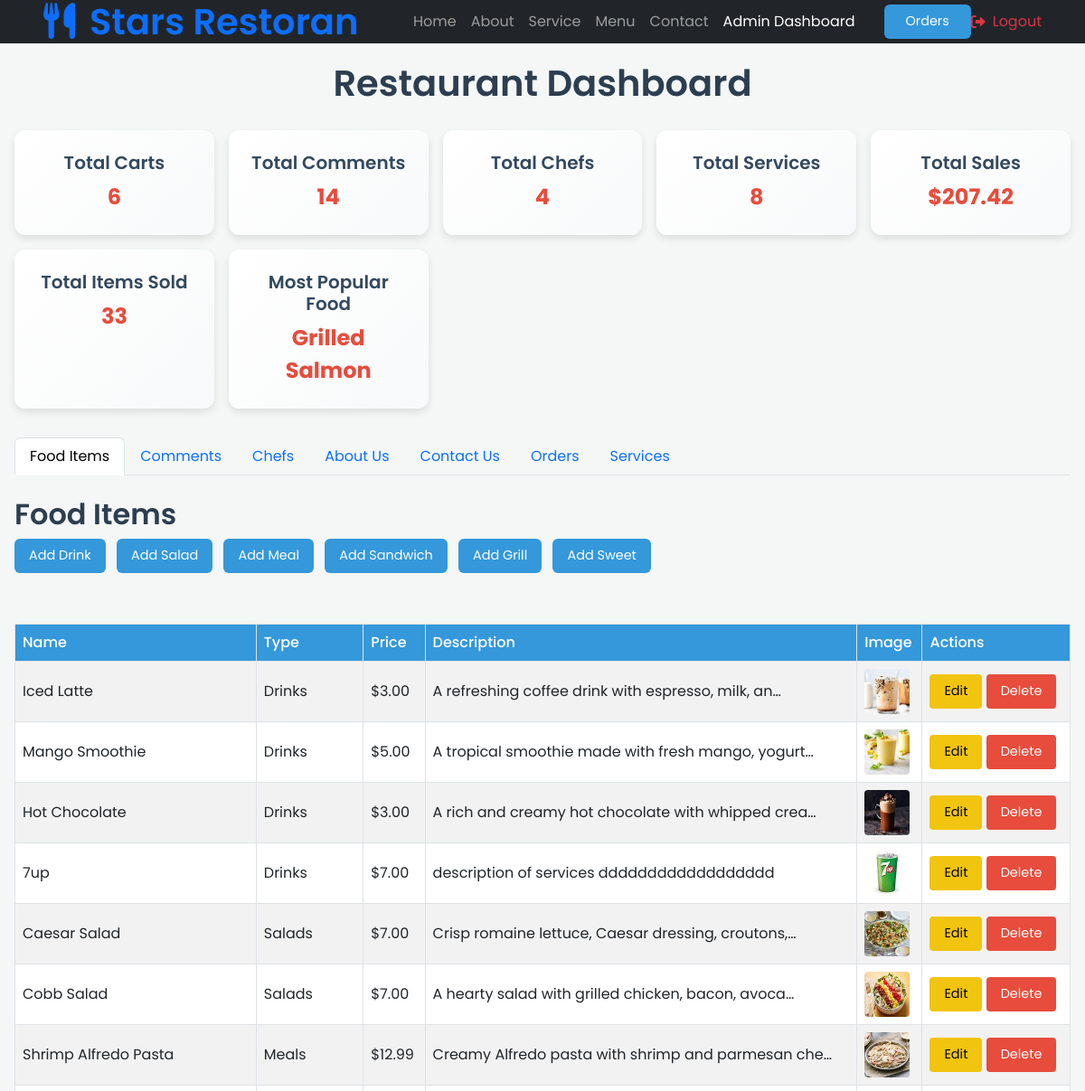
Before: /dashboard/ (signed in, upper part) with the older database file.
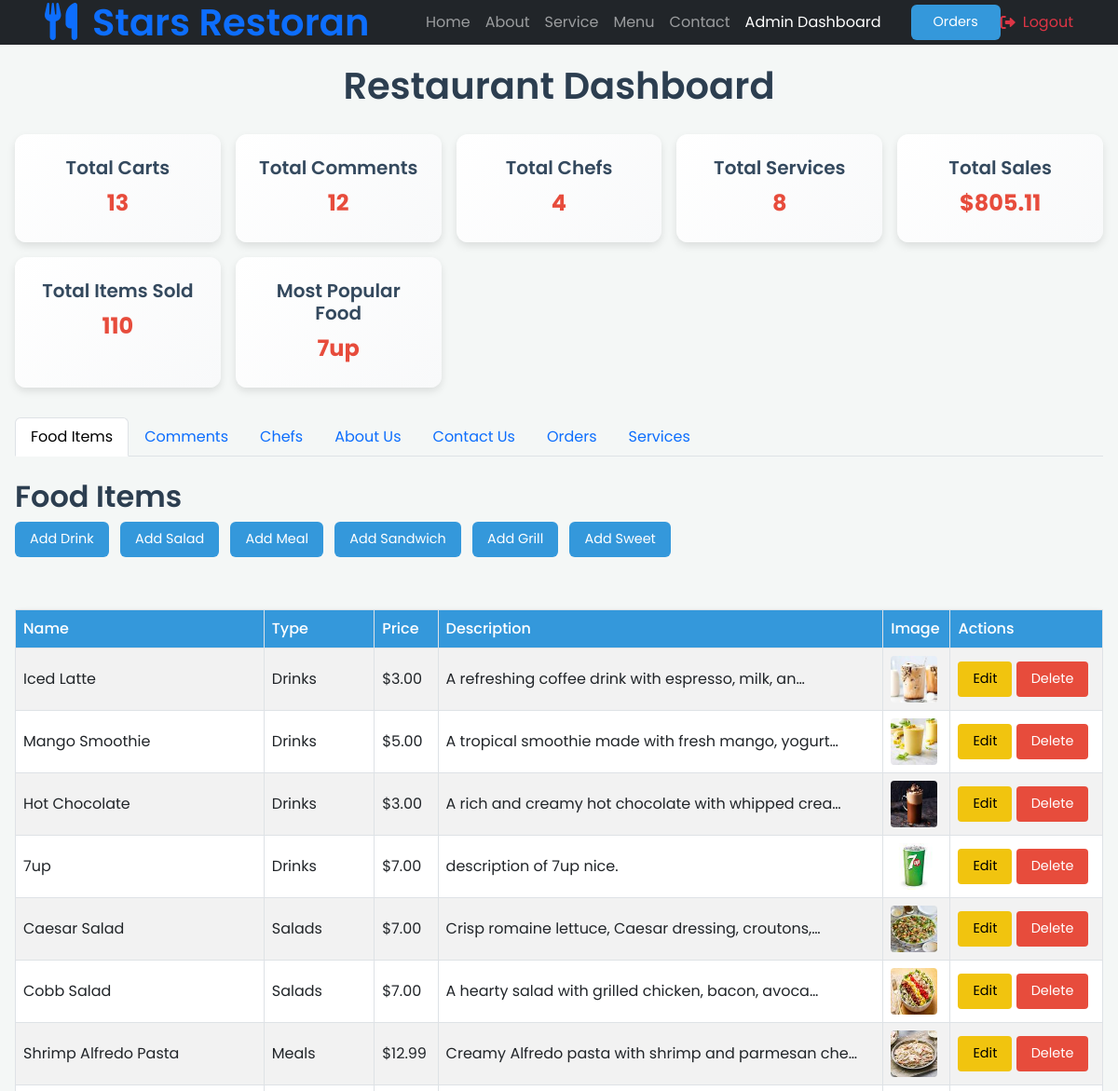
After: the same page with the newer database file.
### restaurant_app/models.py (models this page shows, shortened)
class Food(models.Model):
    name = models.CharField(max_length=255,blank=False,default='food')
    price = models.DecimalField(max_digits=6, decimal_places=2,default=0.0)
    image = models.ImageField(upload_to=upload_to_dynamic,default='defa/defa.png')
    description = models.CharField(max_length=255,blank=False,default='description')
    class Meta:
        abstract = True
    def get_class_name(self):
        return self.__class__.__name__  # Returns the model name as a string

class Grills(Food):
        def __str__(self):
         return f"{self.name}"

class SizePriceMixin(models.Model):
    class Size(models.TextChoices):
        SMALL = 'SM', 'Small'
        MEDIUM = 'ME', 'Medium'
        LARGE = 'LA', 'Large'
    size = models.CharField(max_length=2, choices=Size.choices, default=Size.SMALL)
    small_price = models.DecimalField(max_digits=6, decimal_places=2, default=0.0)
    medium_price = models.DecimalField(max_digits=6, decimal_places=2, default=0.0)
    large_price = models.DecimalField(max_digits=6, decimal_places=2, default=0.0)
    class Meta:
        abstract = True
    def get_price_by_size(self, size):
        if size == self.Size.SMALL:
            return self.small_price
        elif size == self.Size.MEDIUM:
            return self.medium_price
        elif size == self.Size.LARGE:
            return self.large_price
        return self.small_price

class Drinks(Food, SizePriceMixin):
    class TypeOfDrinks(models.TextChoices):
        HOT = 'HO', 'Hot'
        COLD = 'CO', 'Cold'
    type_of_drink = models.CharField(max_length=2, choices=TypeOfDrinks.choices, default=TypeOfDrinks.COLD)

### restaurant_app/views.py (the view)
# urls.py: path('dashboard/', views.dashboard, name='dashboard'),
@staff_member_required
def dashboard(request):
    services = Services.objects.all()
    drinks = Drinks.objects.all()
    salads = Salads.objects.all()
    meals = Meals.objects.all()
    sandwiches = Sandwiches.objects.all()
    grills = Grills.objects.all()
    sweets = Sweets.objects.all()
    chefs = Chefs.objects.all()
    pending_comments = Comment.objects.filter(status='pending')
    comments = Comment.objects.filter(status='approved')
    rejected_comments = Comment.objects.filter(status='rejected')
    contact = get_object_or_404(Contact,id=1)
    food_items = list(drinks) + list(salads) + list(meals) + list(sandwiches) + list(grills) + list(sweets)
    total_carts = Cart.objects.filter(status='completed').count()
    total_comments = Comment.objects.count()
    total_chefs = Chefs.objects.count()
    total_services = Services.objects.count()
    about_us = AboutUs.objects.first()
    restaurant_details = Rest_detail.objects.first()
    all_carts = Cart.objects.filter(status='completed')
    Total_Items_Sold = CartItem.objects.filter(cart__in=all_carts).aggregate(total_items_sold=Sum('quantity'))['total_items_sold']
    most_popular_food = (
    CartItem.objects.filter(cart__in=all_carts)
    .values('content_type', 'object_id')
    .annotate(total_sold=Count('id'))
    .order_by('-total_sold')
    .first()
    )
    if most_popular_food:
     content_type = ContentType.objects.get_for_id(most_popular_food['content_type'])
     Most_Popular_Food = content_type.get_object_for_this_type(id=most_popular_food['object_id'])
    else:
     Most_Popular_Food = None
    total_price_all_carts = 0
    for cart in all_carts:
        cart_items = CartItem.objects.filter(cart=cart)
        total_price = 0
        for item in cart_items:
            if item.food_item is None:
                continue
            item.has_price_by_size = hasattr(item.food_item, 'get_price_by_size') and item.size
            if item.has_price_by_size:
                item_price = item.food_item.get_price_by_size(item.size)  # Call method inside view
            else:
                item_price = item.food_item.price
            item.item_price = item_price
            item.total_price = item.quantity * item_price
            if isinstance(item.food_item, (Drinks, Salads)):
                item.display_size = item.size if item.size else "N/A"  # Show size if available
            else:
                item.display_size = "Standard"  # Default for other categories
            total_price += item.total_price
        total_price_all_carts += total_price
    completed_orders = Cart.objects.filter(status='completed').select_related('user').order_by('-created_at')
    context = {
        'total_carts': total_carts,
        'total_comments': total_comments,
        'total_chefs': total_chefs,
        'total_services': total_services,
        'about_us': about_us,
        'rest_detail': restaurant_details,
        'food_items': food_items,
        'page_title': 'Admin Dashboard',
        'breadcrumb_section': 'Menu',
        'breadcrumb_active': 'Dashboard',
        'Dashboard':'active',
        'chefs':chefs,
        'pending_comments':pending_comments,
        'comments':comments,
        'rejected_comments':rejected_comments,
        'contact':contact,
        'total_price_all_carts':total_price_all_carts,
        'most_sold_items': 'most_sold_items',
        'total_revenue': 'total_revenue',
        'completed_orders': completed_orders,
        'services':services,
        'Total_Items_Sold':Total_Items_Sold,
        'Most_Popular_Food':Most_Popular_Food,
    }
    return render(request, 'restaurant/dashboard.html', context)

### restaurant_app/templates/restaurant/dashboard.html (shortened to what the changed rows need)
{% load static %}
<!DOCTYPE html>
<html lang="en">
<head>
    <link href="https://cdn.jsdelivr.net/npm/bootstrap@5.3.0/dist/css/bootstrap.min.css" rel="stylesheet">
    <link href="https://cdnjs.cloudflare.com/ajax/libs/font-awesome/6.0.0-beta3/css/all.min.css" rel="stylesheet">
</head>
<body>
    <div class="container-xxl position-relative p-0">
        <nav class="navbar navbar-expand-lg navbar-dark bg-dark px-4 px-lg-5 py-3 py-lg-0">
            <a href="" class="navbar-brand p-0">
                <h1 class="text-primary m-0"><i class="fa fa-utensils me-3"></i>Stars Restoran</h1>
            </a>
        </nav>
    </div>
    <div class="container-fluid p-3">
        <div class="d-flex justify-content-center align-items-center" style="height: 10vh;">
            <h1 class="mb-4">Restaurant Dashboard</h1>
        </div>
        <div class="stats">
            <div class="stat">
                <h2>Total Carts</h2>
                <p>{{ total_carts }}</p>
            </div>
            <div class="stat">
                <h2>Total Comments</h2>
                <p>{{ total_comments }}</p>
            </div>
            <div class="stat">
                <h2>Total Chefs</h2>
            </div>
            <div class="stat">
                <h2>Total Services</h2>
            </div>
            <div class="stat">
                <h2>Total Sales</h2>
                <p>${{ total_price_all_carts }}</p>
            </div>
            <div class="stat">
                <h2>Total Items Sold</h2>
                <p>{{ Total_Items_Sold }}</p>
            </div>
            <div class="stat">
                <h2>Most Popular Food</h2>
                {% if Most_Popular_Food %}
                    <p>{{ Most_Popular_Food.name }}</p>
                {% else %}
                    <p>No popular food item found.</p>
                {% endif %}
            </div>
        </div>
<div class="tab-content" id="dashboardTabsContent">
        <div class="tab-content" id="dashboardTabsContent">
            <div class="tab-pane fade show active" id="food" role="tabpanel" aria-labelledby="food-tab">
                <h2 class="mt-4">Food Items</h2>
                <div class="table-responsive">
                    <table class="table table-bordered table-striped">
                        <thead>
                            <tr>
                                <th>Name</th>
                                <th>Type</th>
                                <th>Price</th>
                                <th>Description</th>
                                <th>Image</th>
                                <th>Actions</th>
                            </tr>
                        </thead>
                        <tbody>
                            {% for food in food_items %}
                            <tr>
                                <td>{{ food.name }}</td>
                                <td>{{ food.get_class_name }}</td>
                                <td>${{ food.price }}</td>
                                <td>{{ food.description|truncatechars:50 }}</td>
                                <td><img src="{{ food.image.url }}" alt="{{ food.name }}" class="img-fluid" width="50"></td>
                                <td>
                                    <a href="{% url 'restaurant_app:edit_'|add:food.get_class_name|lower|slice:":-1" food.id %}" class="btn btn-warning btn-sm">Edit</a>
                                    <a href="{% url 'restaurant_app:delete_'|add:food.get_class_name|lower|slice:":-1" food.id %}" class="btn btn-danger btn-sm">Delete</a>
                                </td>
                            </tr>
                            {% endfor %}
                        </tbody>
                    </table>
                </div>
            </div>
        </div>
    </div>
</body>
</html>

Changed rows visible on the page:
no longer on this page (row unchanged): Grills: name "Grilled Salmon"
changed Drinks "7up": description "description of services dddddddddddddddddd" → "description of 7up nice."
Other visible differences:
{{ total_carts }}: "6" → "13"
{{ total_comments }}: "14" → "12"
{{ total_price_all_carts }}: "207.42" → "805.11"
{{ Total_Items_Sold }}: "33" → "110"
{{ Most_Popular_Food.name }}: "Grilled Salmon" → "7up"
